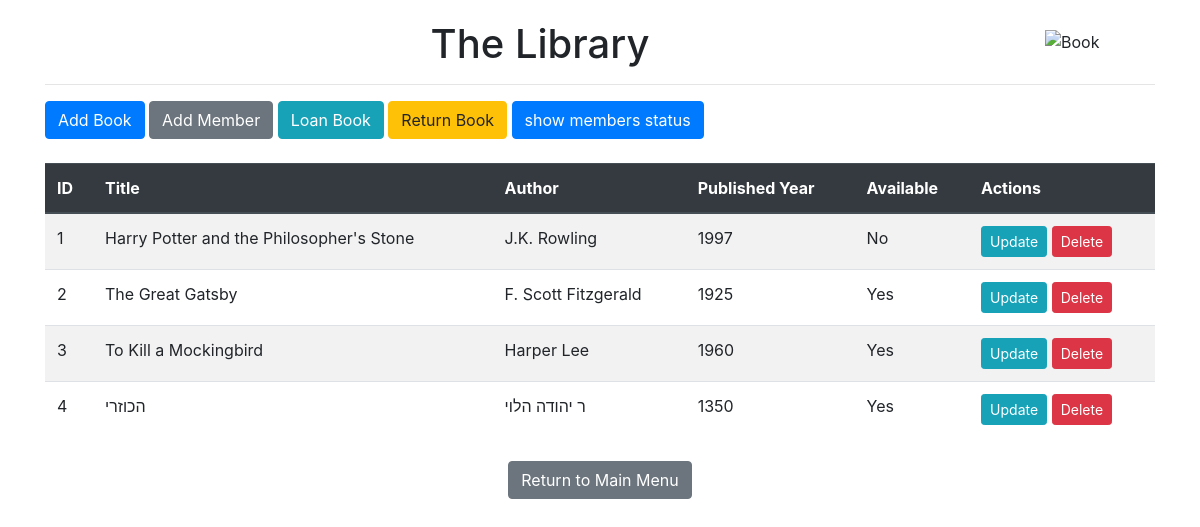
Before: / with the older database file.
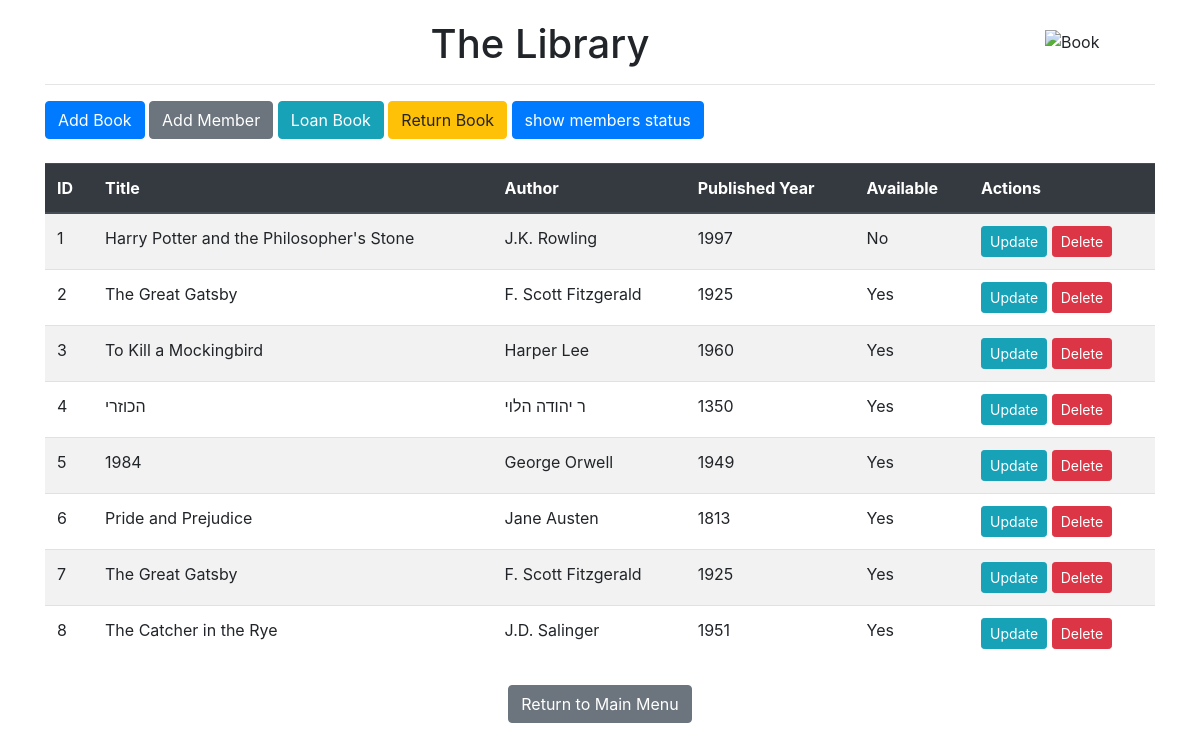
After: the same page with the newer database file.
### tables this page shows
CREATE TABLE Books (
    book_id INTEGER PRIMARY KEY,
    title TEXT NOT NULL,
    author TEXT NOT NULL,
    published_year INTEGER NOT NULL,
    available BOOLEAN NOT NULL CHECK (available IN (0, 1))
);

### app.py (the view)
@app.route('/')
def show_books():
    conn = sqlite3.connect('library.db')
    c = conn.cursor()
    c.execute('SELECT * FROM Books')
    books = c.fetchall()
    conn.close()
    return render_template('show_books.html', books=books)

### templates/show_books.html (shortened to what this page needs)
{% extends "base.html" %}
{% block header %}The Library {% endblock %}
{% block content %}
    <div class="mb-4">
        <a href="{{ url_for('add_book') }}" class="btn btn-primary">Add Book</a>
        <a href="{{ url_for('add_member') }}" class="btn btn-secondary">Add Member</a>
        <a href="{{ url_for('loan_book') }}" class="btn btn-info">Loan Book</a>
        <a href="{{ url_for('return_book') }}" class="btn btn-warning">Return Book</a>
        <a href="{{ url_for('show_members') }}" class="btn btn-primary">show members status</a>
    </div>
    <table class="table table-striped">
        <thead class="thead-dark">
            <tr>
                <th>ID</th>
                <th>Title</th>
                <th>Author</th>
                <th>Published Year</th>
                <th>Available</th>
                <th>Actions</th>
            </tr>
        </thead>
        <tbody>
            {% for book in books %}
            <tr>
                <td>{{ book[0] }}</td>
                <td>{{ book[1] }}</td>
                <td>{{ book[2] }}</td>
                <td>{{ book[3] }}</td>
                <td>{{ 'Yes' if book[4] else 'No' }}</td>
                <td>
                    <a href="{{ url_for('update_book', book_id=book[0]) }}" class="btn btn-sm btn-info">Update</a>
                    <form method="post" action="{{ url_for('delete_book', book_id=book[0]) }}" style="display:inline;">
                        <button type="submit" class="btn btn-sm btn-danger">Delete</button>
                    </form>
                </td>
            </tr>
            {% endfor %}
        </tbody>
    </table>
{% endblock %}

### templates/base.html (shortened to what this page needs)
<!DOCTYPE html>
<html lang="en">
<head>
    <link rel="stylesheet" href="https://stackpath.bootstrapcdn.com/bootstrap/4.5.2/css/bootstrap.min.css">
</head>
<body>
    <div class="container">
        <img src="https://media1.giphy.com/media/VfK8uwEgsWawGtsSKO/giphy.gif?cid=6c09b952mdnsw2voe73e19c1gtwf05pfxuazy7lixumxa3b3&ep=v1_internal_gif_by_id&rid=giphy.gif&ct=s" alt="Book" class="book-image">
        <h1 class="text-center">{% block header %}Library App{% endblock %}</h1>
        <hr>
        <div class="content">
            {% block content %}{% endblock %}
        </div>
        <div class="text-center mt-4">
            <a href="/" class="btn btn-secondary">Return to Main Menu</a>
        </div>
    </div>
</body>
</html>

### templates/base.html (style rules this page uses)
.book-image { width: 100px; float: right; margin: 10px; }
body { padding-top: 20px; }

Changed rows visible on the page:
added Books: book_id "5", title "1984", author "George Orwell", published_year "1949", available "Yes"
added Books: book_id "6", title "Pride and Prejudice", author "Jane Austen", published_year "1813", available "Yes"
added Books: book_id "7", title "The Great Gatsby", author "F. Scott Fitzgerald", published_year "1925", available "Yes"
added Books: book_id "8", title "The Catcher in the Rye", author "J.D. Salinger", published_year "1951", available "Yes"
